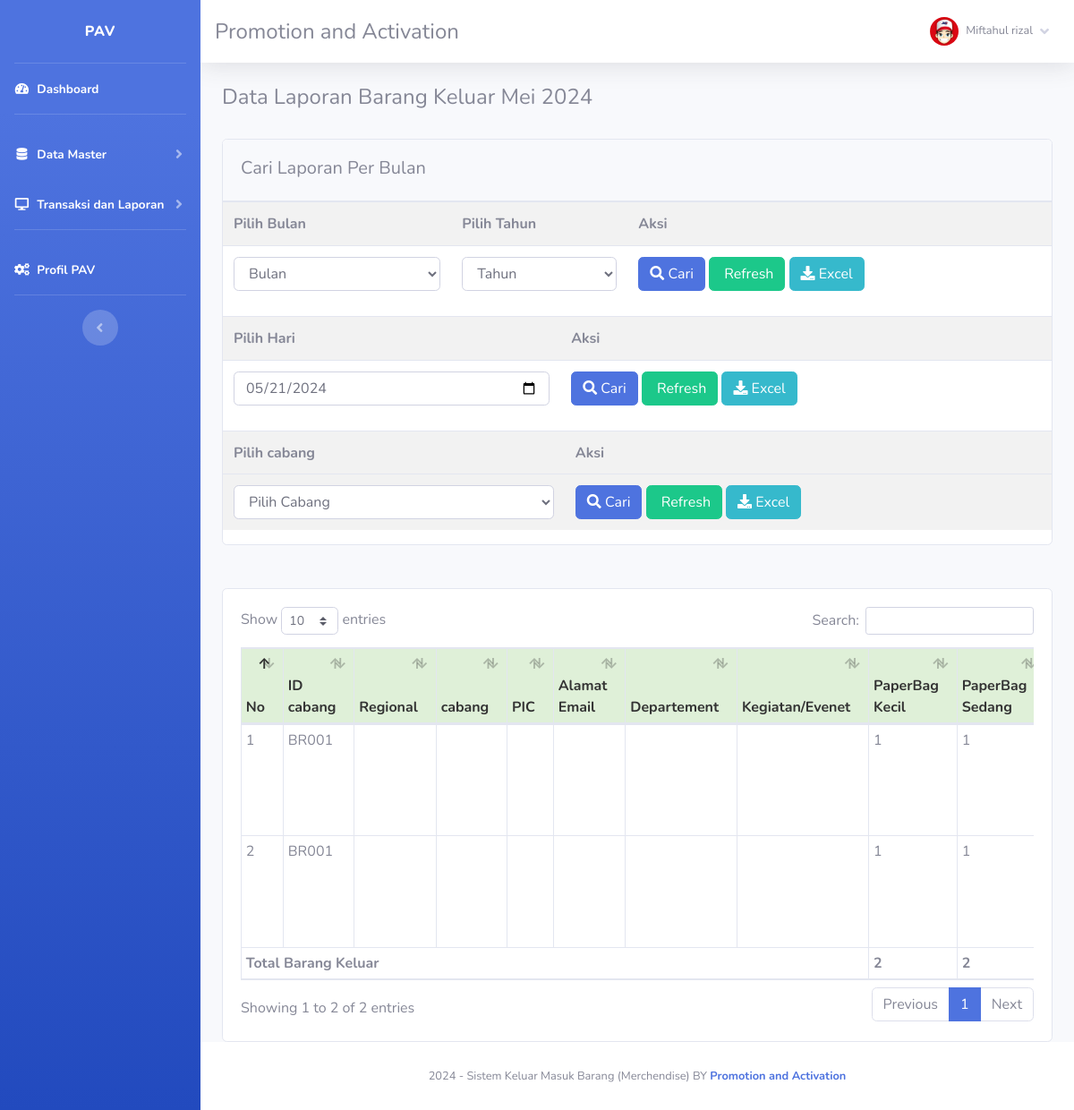
The app's page /index.php?page=laporan (signed in) with its own data.
### tables this page shows
CREATE TABLE `member` (
  `id_member` int(11) NOT NULL,
  `nm_member` varchar(255) NOT NULL,
  `alamat_member` text NOT NULL,
  `telepon` varchar(255) NOT NULL,
  `email` varchar(255) NOT NULL,
  `gambar` text NOT NULL,
  `NIK` text NOT NULL
);

CREATE TABLE `nota` (
  `id_nota` int(11) NOT NULL,
  `id_barang` varchar(255) NOT NULL,
  `id_member` int(11) NOT NULL,
  `jumlah` varchar(255) NOT NULL,
  `total` varchar(255) NOT NULL,
  `tanggal_input` varchar(255) NOT NULL,
  `periode` varchar(255) DEFAULT NULL
);

CREATE TABLE `barang` (
  `id` int(11) NOT NULL,
  `id_barang` varchar(255) NOT NULL,
  `id_regional` int(11) NOT NULL,
  `id_kategori` int(11) NOT NULL,
  `pic` varchar(255) NOT NULL,
  `email` varchar(255) NOT NULL,
  `dept` varchar(255) NOT NULL,
  `stok1` text NOT NULL,
  `stok2` text NOT NULL,
  `stok3` text NOT NULL,
  `stok4` text NOT NULL,
  `stok5` text NOT NULL,
  `stok6` text NOT NULL,
  `stok7` text NOT NULL,
  `stok8` text NOT NULL,
  `stok9` text NOT NULL,
  `nama_barang` text NOT NULL,
  `merk` varchar(255) NOT NULL,
  `harga_beli` varchar(255) NOT NULL,
  `harga_jual` varchar(255) NOT NULL,
  `satuan_barang` varchar(255) NOT NULL,
  `stok` text NOT NULL,
  `tgl_input` varchar(255) NOT NULL,
  `tgl_update` varchar(255) DEFAULT NULL
);

### fungsi/view/view.php (called while the page is built, shortened)
<?php
class view
{
    protected $db;
    public function __construct($db)
    {
        $this->db = $db;
    }
    public function member_edit($id)
    {
        $sql = "select member.*, login.*
                from member inner join login on member.id_member = login.id_member
                where member.id_member= ?";
        $row = $this-> db -> prepare($sql);
        $row -> execute(array($id));
        $hasil = $row -> fetch();
        return $hasil;
    }
    public function jual()
    {
        $sql ="SELECT nota.* , barang.id_barang, barang.nama_barang, barang.harga_beli, member.id_member,
                member.nm_member from nota
                left join barang on barang.id_barang=nota.id_barang
                left join member on member.id_member=nota.id_member
                where nota.periode = ?
                ORDER BY id_nota DESC";
        $row = $this-> db -> prepare($sql);
        $row -> execute(array(date('m-Y')));
        $hasil = $row -> fetchAll();
        return $hasil;
    }
}

### admin/module/laporan/index.php (the view, shortened to what this page needs)
 <?php
	$bulan_tes =array(
		'01'=>"Januari",
		'02'=>"Februari",
		'03'=>"Maret",
		'04'=>"April",
		'05'=>"Mei",
		'06'=>"Juni",
		'07'=>"Juli",
		'08'=>"Agustus",
		'09'=>"September",
		'10'=>"Oktober",
		'11'=>"November",
		'12'=>"Desember"
	);
?>
<div class="row">
	<div class="col-md-12">
		<h4>
			<?php if(!empty($_GET['cari'])){ ?>
			Data Laporan Barang Keluar <?= $bulan_tes[$_POST['bln']];?> <?= $_POST['thn'];?>
			<?php }elseif(!empty($_GET['hari'])){?>
			Data Laporan Barang Keluar <?= $_POST['hari'];?>
			<?php }else{?>
			Data Laporan Barang Keluar <?= $bulan_tes[date('m')];?> <?= date('Y');?>
			<?php }?>
		</h4>
		<br />
		<div class="card">
			<div class="card-header">
				<h5 class="card-title mt-2">Cari Laporan Per Bulan</h5>
			</div>
			<div class="card-body p-0">
				<form method="post" action="index.php?page=laporan&cari=ok">
					<table class="table table-striped">
						<tr>
							<th>
								Pilih Bulan
							</th>
							<th>
								Pilih Tahun
							</th>
							<th>
								Aksi
							</th>
						</tr>
						<tr>
							<td>
								<select name="bln" class="form-control">
									<option selected="selected">Bulan</option>
								</select>
							</td>
							<td>
							<?php
								echo "<select name='thn' class='form-control'>";
								echo '
								<option selected="selected">Tahun</option>';
								echo "</select>";
							?>
							</td>
							<td>
								<button class="btn btn-primary">
									<i class="fa fa-search"></i> Cari
								</button>
								<a href="index.php?page=laporan" class="btn btn-success">
									<i class="fa fa-refresh"></i> Refresh</a>
								<?php if(!empty($_GET['cari'])){?>
								<a href="excel.php?cari=yes&bln=<?=$_POST['bln'];?>&thn=<?=$_POST['thn'];?>"
									class="btn btn-info"><i class="fa fa-download"></i>
									Excel</a>
								<?php }else{?>
								<a href="excel.php" class="btn btn-info"><i class="fa fa-download"></i>
									Excel</a>
								<?php }?>
							</td>
						</tr>
					</table>
				</form>
				<form method="post" action="index.php?page=laporan&hari=cek">
					<table class="table table-striped">
						<tr>
							<th>
								Pilih Hari
							</th>
							<th>
								Aksi
							</th>
						</tr>
						<tr>
							<td>
								<input type="date" value="<?= date('Y-m-d');?>" class="form-control" name="hari">
							</td>
							<td>
								<button class="btn btn-primary">
									<i class="fa fa-search"></i> Cari
								</button>
								<a href="index.php?page=laporan" class="btn btn-success">
									<i class="fa fa-refresh"></i> Refresh</a>
								<?php if(!empty($_GET['hari'])){?>
								<a href="excel.php?hari=cek&tgl=<?= $_POST['hari'];?>" class="btn btn-info"><i
										class="fa fa-download"></i>
									Excel</a>
								<?php }else{?>
								<a href="excel.php" class="btn btn-info"><i class="fa fa-download"></i>
									Excel</a>
								<?php }?>
							</td>
						</tr>
					</table>
				</form>
				<form method="post" action="index.php?page=laporan&hari=cek">
					<table class="table table-striped">
						<tr>
							<th>
								Pilih cabang
							</th>
							<th>
								Aksi
							</th>
						</tr>
						<tr>
						<tr>
							<td>
                                <select name="kategori" class="form-control" required>
                                    <option value="#">Pilih Cabang</option>
                                </select>
                            </td>
							<td>
								<button class="btn btn-primary">
									<i class="fa fa-search"></i> Cari
								</button>
								<a href="index.php?page=laporan" class="btn btn-success">
									<i class="fa fa-refresh"></i> Refresh</a>
								<?php if(!empty($_GET['hari'])){?>
								<a href="excel.php?hari=cek&tgl=<?= $_POST['hari'];?>" class="btn btn-info"><i class="fa fa-download"></i>
									Excel</a>
								<?php }else{?>
								<a href="excel.php" class="btn btn-info"><i class="fa fa-download"></i>
									Excel</a>
								<?php }?>
							</td>
						</tr>
					</table>
				</form>
			</div>
		</div>
         <br />
         <br />
		<div class="card">
			<div class="card-body">
				<div class="table-responsive">
					<table class="table table-bordered w-100 table-sm" id="example1">
						<thead>
							<tr style="background:#DFF0D8;color:#333;">
								<th> No</th>
								<th> ID cabang</th>
								<th> Regional</th>
								<th> cabang</th>
								<th> PIC</th>
								<th> Alamat Email</th>
								<th> Departement</th>
								<th> Kegiatan/Evenet</th>
								<th> PaperBag<br>Kecil</th>
								<th> PaperBag<br>Sedang</th>
							</tr>
						</thead>
						<tbody>
							<?php
								$no=1;
								if(!empty($_GET['cari'])){
									$periode = $_POST['bln'].'-'.$_POST['thn'];
									$no=1;
									$jumlah = 0;
									$bayar = 0;
									$hasil = $lihat -> periode_jual($periode);
								}elseif(!empty($_GET['hari'])){
									$hari = $_POST['hari'];
									$no=1;
									$jumlah = 0;
									$bayar = 0;
									$hasil = $lihat -> hari_jual($hari);
								}else{
									$hasil = $lihat -> jual();
								}
							?>
							<?php
								$jumlah = 0;
								foreach($hasil as $isi){
									$jumlah += $isi['jumlah'];
							?>
							<tr>
								<td><?php echo $no;?></td>
								<td><?php echo $isi['id_barang'];?></td>
								<td><?php echo $isi['nama_regional'];?></td>
								<td><?php echo $isi['nama_cabang'];?></td>
								<td><?php echo $isi['pic'];?></td>
								<td><?php echo $isi['email'];?></td>
								<td><?php echo $isi['departement'];?></td>
								<td><?php echo $isi['kegiatan'];?></td>
								<td><?php echo $isi['jumlah'];?> </td>
								<td><?php echo $isi['jumlah'];?> </td>
							</tr>
							<?php $no++; }?>
						</tbody>
						<tfoot>
							<tr>
								<th colspan="8">Total Barang Keluar</td>
								<th><?php echo $jumlah;?></td>
								<th><?php echo $jumlah;?></td>
							</tr>
						</tfoot>
					</table>
				</div>
			</div>
		</div>
     </div>
 </div>

### admin/template/sidebar.php (shortened to what this page needs)
<?php
    $id = $_SESSION['admin']['id_member'];
    $hasil_profil = $lihat -> member_edit($id);
?>
<ul class="navbar-nav bg-gradient-primary sidebar sidebar-dark accordion" id="accordionSidebar">
    <a class="sidebar-brand d-flex align-items-center justify-content-center" href="index.php">
        <div class="sidebar-brand-text mx-3">PAV<sup></sup></div>
    </a>
    <hr class="sidebar-divider my-0">
    <li class="nav-item active">
        <a class="nav-link" href="index.php">
            <i class="fas fa-fw fa-tachometer-alt"></i>
            <span>Dashboard</span></a>
    </li>
    <hr class="sidebar-divider">
    <li class="nav-item active">
        <a class="nav-link collapsed" href="#" data-toggle="collapse" data-target="#collapseTwo" aria-expanded="true"
            aria-controls="collapseTwo">
            <i class="fas fa-fw fa-database"></i>
            <span>Data Master</span>
        </a>
    </li>
    <li class="nav-item active">
        <a class="nav-link collapsed" href="#" data-toggle="collapse" data-target="#collapse3" aria-expanded="true"
            aria-controls="collapse3">
            <i class="fas fa-fw fa-desktop"></i>
            <span>Transaksi dan Laporan</span>
        </a>
    </li>
    <hr class="sidebar-divider">
    <li class="nav-item active">
        <a class="nav-link" href="index.php?page=pengaturan">
            <i class="fas fa-fw fa-cogs"></i>
            <span>Profil PAV</span></a>
    </li>
    <hr class="sidebar-divider d-none d-md-block">
    <div class="text-center d-none d-md-inline">
        <button class="rounded-circle border-0" id="sidebarToggle"></button>
    </div>
</ul>
<div id="content-wrapper" class="d-flex flex-column">
    <div id="content">
        <nav class="navbar navbar-expand navbar-light bg-white topbar mb-4 static-top shadow">
            <h4 class="d-lg-block d-none mt-2">Promotion and Activation</h4>
            <ul class="navbar-nav ml-auto">
                <li class="nav-item dropdown no-arrow">
                    <a class="nav-link dropdown-toggle" href="#" id="userDropdown" role="button" data-toggle="dropdown"
                        aria-haspopup="true" aria-expanded="false">
                        <img class="img-profile rounded-circle"
                            src="assets/img/user/<?php echo $hasil_profil['gambar'];?>">
                        <span
                            class="mr-2 d-none d-lg-inline text-gray-600 small ml-2"><?php echo $hasil_profil['nm_member'];?></span>
                        <i class="fas fa-angle-down"></i>
                    </a>
                </li>
            </ul>
        </nav>
        <div class="container-fluid">

### records on screen
nota: barang.id_barang "BR001", jumlah "1"
nota: barang.id_barang "BR001", jumlah "1"

### other values on screen
$hasil_profil['nm_member'] "Miftahul rizal"
$jumlah "2"
